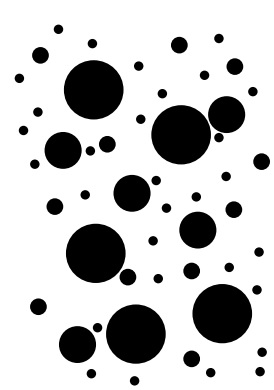
#> input picture src-4/tseg1.jpg, 274 x 390 px
$ jupyter execute morphology.ipynb
#> lines starting #> are read from the running program, lines starting #| are printed output that depends on the picture; after the words box and inside, x2 and y2 are one past the last pixel; in counts of white or black regions, pixels touching at a corner belong together
---
### Digital Image Processing, Assignment 4
---
**Author:** Honi Selahaddin
**Date:** 2022, June

[cell 1]
import cv2 as cv
import numpy as np
import matplotlib.pyplot as plt

[cell 2]
plt.rcParams['figure.dpi'] = 100

## [1] Morphological Operation

[cell 3]
img = cv.imread('tseg1.jpg',0)
#> img is the input picture: shape (390, 274); min 0, max 255, mean 198.5
plt.imshow(img,cmap='gray')

[cell 4]
img_out = []

for radius in [15,30,45]:
    kernel = cv.getStructuringElement(cv.MORPH_ELLIPSE,(radius,radius))
    # dilate = cv.dilate(img.copy(),kernel)
    # erode = cv.erode(dilate,kernel)
    closing = cv.morphologyEx(img.copy(), cv.MORPH_CLOSE, kernel)
    img_out.append(closing)
#> after the loop, img_out = 3 items

# Plot
fig, ax = plt.subplots(1,4,sharex=True,sharey=True,figsize=(12,4))

ax[0].set_title(f"(a) Original image", loc="center")
ax[0].imshow(img,cmap='gray')
ax[1].set_title(f"(b) Closing by radius 15", loc="center")
ax[1].imshow(img_out[0],cmap='gray')
ax[2].set_title(f"(c) Closing by radius 30", loc="center")
ax[2].imshow(img_out[1],cmap='gray')
ax[3].set_title(f"(d) Closing by radius 45", loc="center")
ax[3].imshow(img_out[2],cmap='gray')

fig.tight_layout()

[cell 5]
img_out = []

for radius in [15,30,45]:
    kernel = cv.getStructuringElement(cv.MORPH_ELLIPSE,(radius,radius))
    closing = cv.morphologyEx(img.copy(), cv.MORPH_CLOSE, kernel)
    img_out.append(closing)
#> this loop made 3 passes
#> pass 3, `kernel = cv.getStructuringElement(cv.MORPH_ELLIPSE,(radius,radius))`:
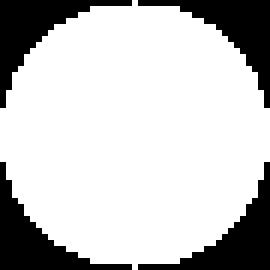
#> kernel: shape (45, 45) (shown 6 times larger); values 0 (black) and 1 (white), 77.1% white; 4 black regions, box (x1, y1, x2, y2) and area: (0, 0, 22, 18) 116, (23, 0, 45, 18) 116, (0, 27, 22, 45) 116, (23, 27, 45, 45) 116

# Plot
fig, ax = plt.subplots(1,4,sharex=True,sharey=True,figsize=(12,4))

ax[0].set_title(f"(a) Original image", loc="center")
ax[0].imshow(img,cmap='gray')
ax[1].set_title(f"(b) Closing by radius 15", loc="center")
ax[1].imshow(img_out[0],cmap='gray')
ax[2].set_title(f"(c) Closing by radius 30", loc="center")
ax[2].imshow(img_out[1],cmap='gray')
ax[3].set_title(f"(d) Closing by radius 45", loc="center")
ax[3].imshow(img_out[2],cmap='gray')

fig.tight_layout()

[cell 6]
cv.imwrite('1-a.jpg',img)
cv.imwrite('1-b.jpg',img_out[0])
cv.imwrite('1-c.jpg',img_out[1])
cv.imwrite('1-d.jpg',img_out[2])
#> Out = True

## [2] Morphological Textural Segmentation
### Additional Exercise from Textbook

[cell 7]
img = cv.imread('demo.png',0) # Read image as gray-scale
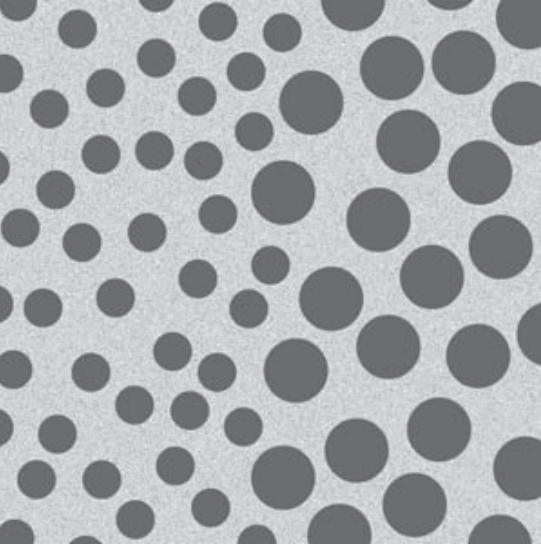
#> input picture src-4/demo.png, 541 x 544 px
#> img: shape (544, 541); min 89, max 246, mean 169.5
ret,img = cv.threshold(img,127,255,cv.THRESH_BINARY)
#> img: shape (544, 541); 63.7% white; 69 black regions, largest, box (x1, y1, x2, y2) and area: (300, 267, 363, 330) 3083, (280, 71, 343, 134) 3081, (433, 31, 495, 94) 3076
plt.imshow(img,cmap='gray')

[cell 8]
c = cv.morphologyEx(img.copy(), cv.MORPH_CLOSE, cv.getStructuringElement(cv.MORPH_ELLIPSE,(50,50)))
#> c: shape (544, 541); 78.7% white; 23 black regions, largest, box (x1, y1, x2, y2) and area: (253, 162, 315, 224) 3026, (378, 111, 439, 173) 3024, (281, 72, 342, 134) 3021
plt.imshow(c,cmap='gray')

[cell 9]
o = cv.morphologyEx(c.copy(), cv.MORPH_OPEN, cv.getStructuringElement(cv.MORPH_ELLIPSE,(100,100)))
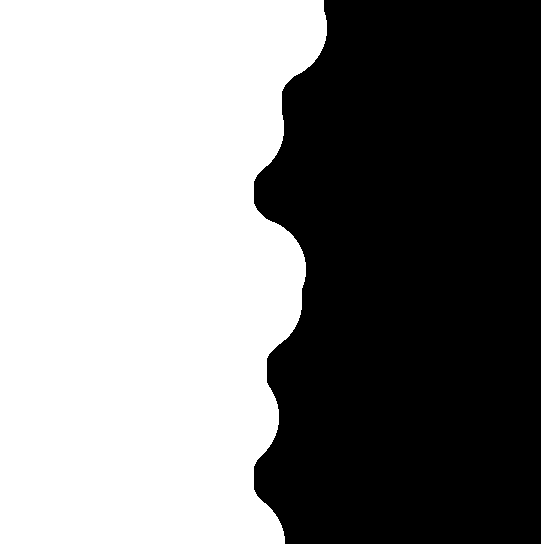
#> o: shape (544, 541); 52.5% white; 1 black region, box (x1, y1, x2, y2) and area: (254, 0, 541, 544) 139739
plt.imshow(o,cmap='gray')

[cell 10]
cv.imwrite('demo.jpg',img)
cv.imwrite('demo-closing.jpg',c)
cv.imwrite('demo-opening.jpg',o)
#> Out = True

### Problem 2

[cell 11]
img = cv.imread('tseg2.jpg',0) # Read image as gray-scale
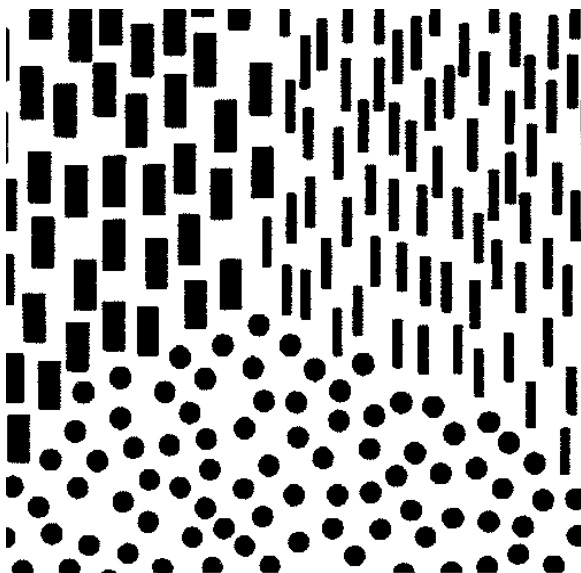
#> input picture src-4/tseg2.jpg, 581 x 573 px
#> img is the input picture: shape (573, 581); min 0, max 255, mean 172.9
ret,img = cv.threshold(img,127,255,cv.THRESH_BINARY)
#> img: shape (573, 581); 67.9% white; 192 black regions, largest, box (x1, y1, x2, y2) and area: (53, 83, 77, 139) 1279, (20, 66, 44, 121) 1254, (68, 9, 93, 63) 1250
plt.imshow(img,cmap='gray')

[cell 12]
# Region 1 : Bold rectangle
# Region 2 : Thin rectangle
# Region 3 : Circle

# Closing for removing region 3 (circles)
c1 = cv.morphologyEx(img.copy(), cv.MORPH_CLOSE, cv.getStructuringElement(cv.MORPH_ELLIPSE,(5,30)), iterations=1) # OK
#> c1: shape (573, 581); 78.9% white; 105 black regions, largest, box (x1, y1, x2, y2) and area: (53, 84, 76, 139) 1214, (69, 10, 92, 64) 1195, (28, 152, 51, 205) 1188
plt.imshow(c1,cmap='gray')

[cell 13]
# Opening for darkening both textural regions 1 and 2
o1 = cv.morphologyEx(c1.copy(), cv.MORPH_OPEN, cv.getStructuringElement(cv.MORPH_ELLIPSE,(10,10)), iterations=15) # OK
#> o1: shape (573, 581); 33.5% white; 1 white region, box (x1, y1, x2, y2) and area: (0, 322, 575, 573) 111668
# this operation resulted in mask for segment 3
segment3 = o1.copy()
plt.imshow(segment3,cmap='gray')

[cell 14]
# Closing both regions II and III
c2 = cv.morphologyEx(img.copy(), cv.MORPH_CLOSE, cv.getStructuringElement(cv.MORPH_ELLIPSE,(20,30)), iterations=1) # OK
#> c2: shape (573, 581); 89.8% white; 35 black regions, largest, box (x1, y1, x2, y2) and area: (54, 84, 77, 139) 1128, (29, 152, 52, 205) 1101, (194, 34, 217, 88) 1096
plt.imshow(c2,cmap='gray')

[cell 15]
# Opening for darkening region I
o2 = cv.morphologyEx(c2.copy(), cv.MORPH_OPEN, cv.getStructuringElement(cv.MORPH_ELLIPSE,(10,10)), iterations=15) # OK
#> o2: shape (573, 581); 70.9% white; 2 black regions (1 under 20 px), largest, box (x1, y1, x2, y2) and area: (0, 0, 289, 470) 96706
# this operation resulted in mask for segment 2 + 3
segment23 = o2.copy()
plt.imshow(segment23,cmap='gray')

[cell 16]
# `segment3` and `segment23` are computed by closing followed by openings
# `segment2` can be obtained by simple subtraction
segment2 = segment23 - segment3
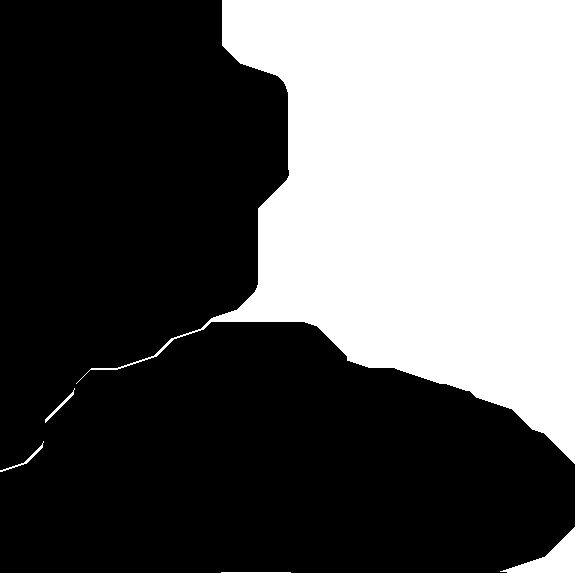
#> segment2: shape (573, 581); min 0, max 255, mean 95.4

# converting segment variables to mask
mask2 = np.where(segment2>0)
#> mask2 = 124557 positions, rows 0 to 572, columns 0 to 580
mask3 = np.where(segment3>0)
#> mask3 = 111668 positions, rows 322 to 572, columns 0 to 574

# initialize a dark image with same size
segmented = np.zeros_like(img)
segmented[mask2] = 127
segmented[mask3] = 255

plt.imshow(segmented, cmap='gray')

[cell 17]
cv.imwrite('2-closing1.jpg',c1)
cv.imwrite('2-opening1.jpg',o1)
cv.imwrite('2-closing2.jpg',c2)
cv.imwrite('2-opening2.jpg',o2)
cv.imwrite('2-segmented.jpg',segmented)

## Problem 3

[cell 18]
img = cv.imread('tseg3.jpg',0) # Read image as gray-scale
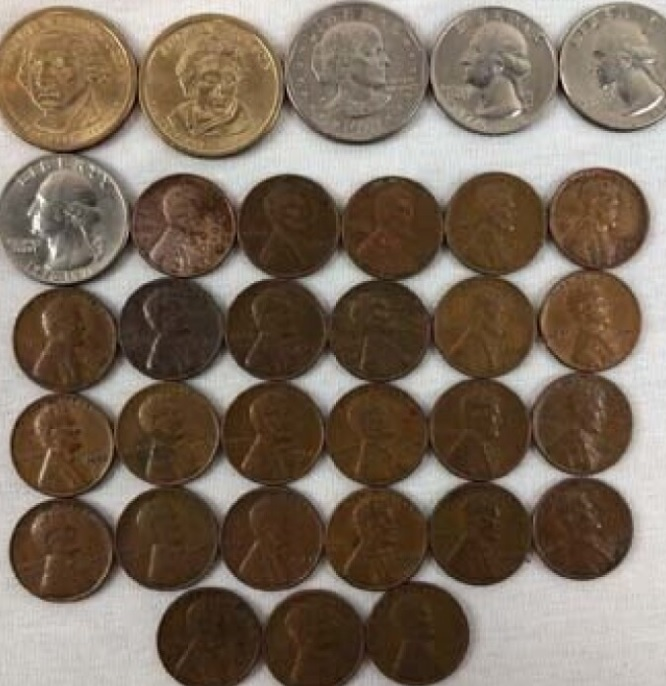
#> input picture src-4/tseg3.jpg, 666 x 686 px
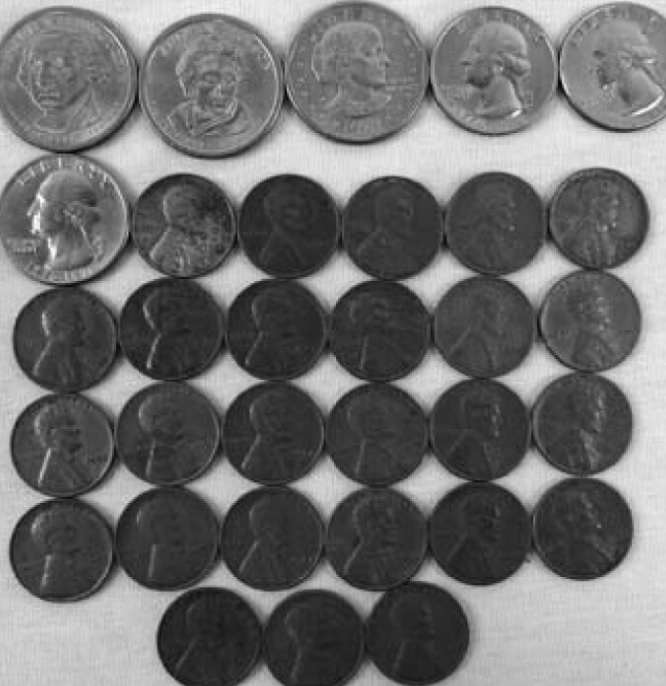
#> img: shape (686, 666); min 4, max 254, mean 111.5

# Plot histogram for specifying binary threshold
hist,bin = np.histogram(img.ravel(),256,[0,255])
#> hist = 256 values, max 7583 at index 50, min 0 at index 0, mean 1784.7; bin = 257 values from 0 to 255

fig, ax = plt.subplots(1,2,sharex=False,sharey=False,figsize=(10,4))

ax[0].set_title(f"Original gray-scaled image", loc="center")
ax[0].imshow(img,cmap='gray')
ax[1].set_title(f"Histogram", loc="center")
ax[1].plot(hist)

fig.tight_layout()
fig.savefig('3-hist.jpg')
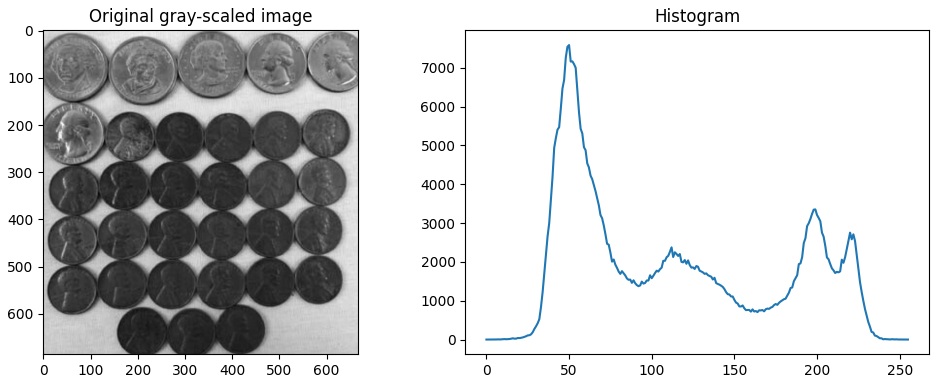
#> figure drawn by matplotlib, 2 panels; panel 2: curve peaks at x = 50, y = 7583

[cell 19]
img_out = []

thresh_vals = [80,160,200]
for thresh in thresh_vals:
    ret,img_thr = cv.threshold(img,thresh,255,cv.THRESH_BINARY_INV)
    img_out.append(img_thr)
#> this loop made 3 passes
#> ret on passes 1 to 3: 80, 160, 200
#> pass 1, `ret,img_thr = cv.threshold(img,thresh,255,cv.THRESH_BINARY_INV)`:
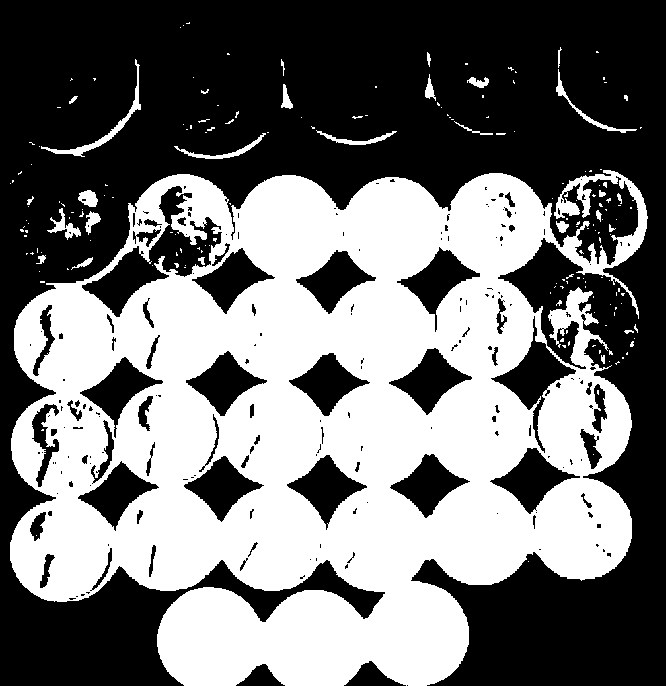
#> img_thr: shape (686, 666); 45.2% white; 182 white regions (154 under 20 px), largest, box (x1, y1, x2, y2) and area: (10, 170, 648, 686) 202185, (41, 59, 141, 157) 746, (556, 69, 637, 133) 391

# Plot
fig, ax = plt.subplots(1,4,sharex=True,sharey=True,figsize=(13,4))

ax[0].set_title(f"Original gray-scaled image", loc="center")
ax[0].imshow(img,cmap='gray')
ax[1].set_title(f"Binary-thr {thresh_vals[0]} is applied", loc="center")
ax[1].imshow(img_out[0],cmap='gray')
ax[2].set_title(f"Binary-thr {thresh_vals[1]} is applied", loc="center")
ax[2].imshow(img_out[1],cmap='gray')
ax[3].set_title(f"Binary-thr {thresh_vals[2]} is applied", loc="center")
ax[3].imshow(img_out[2],cmap='gray')

[cell 20]
ret,mask = cv.threshold(img,160,255,cv.THRESH_BINARY_INV)
plt.imshow(mask,cmap='gray')

[cell 21]
radius = 10
kernel = cv.getStructuringElement(cv.MORPH_ELLIPSE,(radius,radius))

d1 = cv.dilate(mask.copy(), kernel, iterations=1)
#> d1: shape (686, 666); 80.6% white; 27 black regions (1 under 20 px), largest, box (x1, y1, x2, y2) and area: (102, 109, 666, 686) 50449, (0, 255, 172, 686) 18187, (0, 0, 329, 47) 5521

e1 = cv.erode(d1.copy(), kernel, iterations=1)
#> e1: shape (686, 666); 74.4% white; 27 black regions, largest, box (x1, y1, x2, y2) and area: (98, 105, 666, 686) 60356, (0, 251, 177, 686) 21666, (0, 0, 334, 52) 7525
e3 = cv.erode(d1.copy(), kernel, iterations=3)
#> e3: shape (686, 666); 60% white; 25 black regions, largest, box (x1, y1, x2, y2) and area: (90, 97, 666, 686) 81041, (0, 243, 187, 686) 28698, (0, 0, 344, 62) 11618
e5 = cv.erode(d1.copy(), kernel, iterations=5)
#> e5: shape (686, 666); 43.2% white; 1 white region, box (x1, y1, x2, y2) and area: (0, 0, 666, 686) 197571
e10 = cv.erode(d1.copy(), kernel, iterations=10)
#> e10: shape (686, 666); 6.1% white; 30 white regions, largest, box (x1, y1, x2, y2) and area: (299, 528, 435, 686) 3937, (0, 52, 112, 118) 3753, (175, 60, 259, 122) 3130
e11 = cv.erode(d1.copy(), kernel, iterations=11)
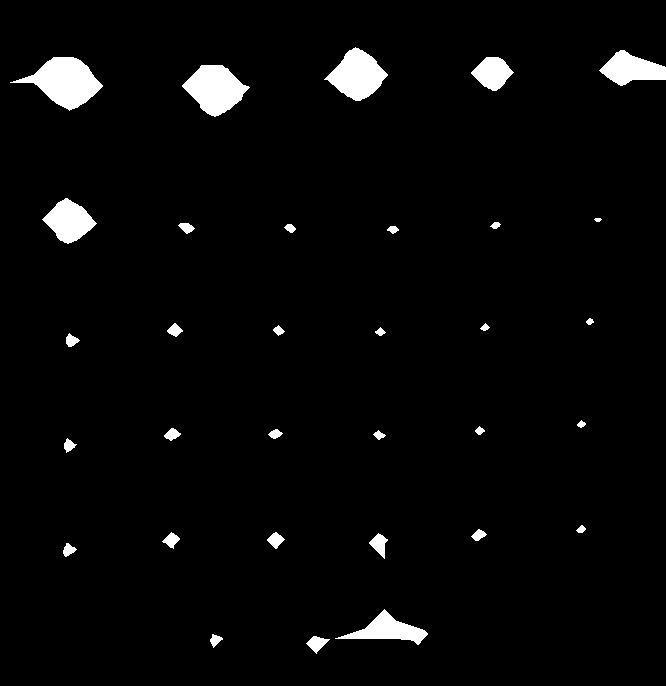
#> e11: shape (686, 666); 3.1% white; 32 white regions, largest, box (x1, y1, x2, y2) and area: (10, 57, 103, 111) 2525, (182, 65, 250, 117) 2137, (324, 47, 388, 101) 1961

# Plot
fig, ax = plt.subplots(2,4,sharex=True,sharey=True,figsize=(13,4))

ax[0][0].set_title(f"Gray-scaled", loc="center")
ax[0][0].imshow(img,cmap='gray')
ax[0][1].set_title(f"Binary Mask", loc="center")
ax[0][1].imshow(mask,cmap='gray')
ax[0][2].set_title(f"Dilation", loc="center")
ax[0][2].imshow(d1,cmap='gray')
ax[1][0].set_title(f"Erosion x1", loc="center")
ax[1][0].imshow(e1,cmap='gray')
ax[1][1].set_title(f"Erosion x3", loc="center")
ax[1][1].imshow(e3,cmap='gray')
ax[1][2].set_title(f"Erosion x5", loc="center")
ax[1][2].imshow(e5,cmap='gray')
ax[1][3].set_title(f"Erosion x10", loc="center")
ax[1][3].imshow(e10,cmap='gray')

[cell 22]
cv.imwrite('3-gray.jpg',img)
cv.imwrite('3-mask.jpg',mask)
cv.imwrite('3-dilate.jpg',d1)
cv.imwrite('3-erode1.jpg',e1)
cv.imwrite('3-erode3.jpg',e3)
cv.imwrite('3-erode5.jpg',e5)
cv.imwrite('3-erode10.jpg',e10)
#> Out = True
